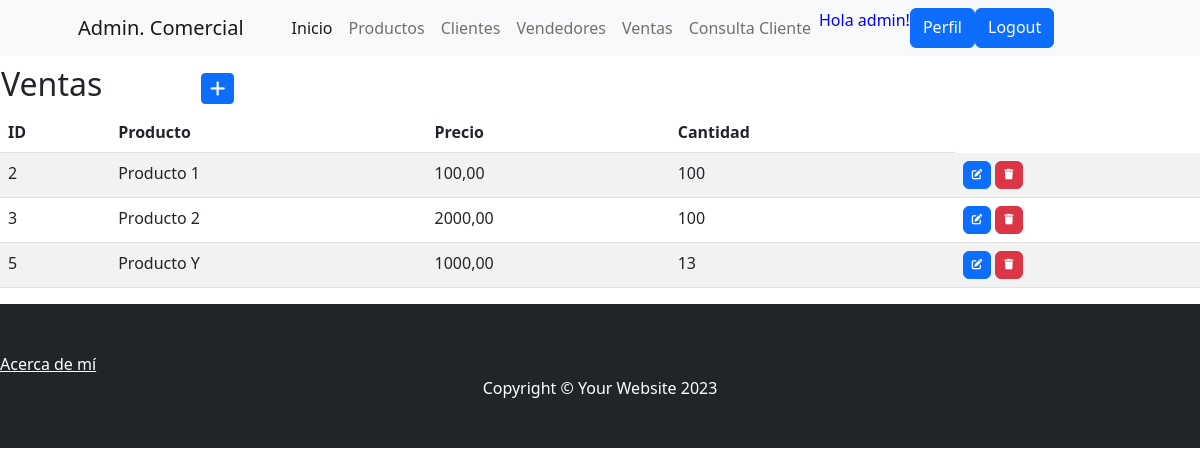
/ventas/ (signed in), run on the app's committed database.
### app_ventas/models.py (models this page shows, shortened)
class Venta(models.Model):
     producto = models.CharField(max_length=100, blank=False)
     precio = models.DecimalField(max_digits=10, decimal_places=2, blank=False)
     cantidad = models.DecimalField(max_digits=10, decimal_places=0, blank=False)

### app_ventas/views.py (the view)
# urls.py: path('ventas/', VentaList.as_view(), name='ventas'),
class VentaList(LoginRequiredMixin, ListView):
    model = Venta

### app_ventas/templates/app_ventas/venta_list.html (shortened to what this page needs)
{% extends 'app_ventas/index.html' %}
{% load static %}
{% block contenido %}
<table>
    <tr>
        <td width="200"><h2>Ventas</h2></td>
        <td>
            <a
            href="{% url 'create_venta' %}"
            class="btn btn-primary btn-sm"
            >
            </a>
        </td>
    </tr>
</table>
    <table class="table table-striped">
        <thead>
            <tr>
                <th>ID</th>
                <th>Producto</th>
                <th>Precio</th>
                <th>Cantidad</th>
            </tr>
        </thead>
        <tbody>
    {% for venta in venta_list  %}
            <tr>
                <td>{{ venta.id }}</td>
                <td>{{ venta.producto }}</td>
                <td>{{ venta.precio }}</td>
                <td>{{ venta.cantidad }}</td>
                <td>
                    <a
                      href="{% url 'update_venta' venta.id %}"
                      class="btn btn-primary"
                      style="--bs-btn-padding-y: .25rem; --bs-btn-padding-x: .5rem; --bs-btn-font-size: .75rem;"
                      >
                    </a>
                    <a
                      href="{% url 'delete_venta' venta.id %}"
                      class="btn btn-danger"
                      style="--bs-btn-padding-y: .25rem; --bs-btn-padding-x: .5rem; --bs-btn-font-size: .75rem;"
                      >
                    </a>
                  </td>
            </tr>
    {% endfor %}
        </tbody>
    </table>
{% endblock contenido %}

### app_ventas/templates/app_ventas/index.html (shortened to what this page needs)
<!DOCTYPE html>
<html lang="en">
    <head>
        {% load static %}
        <link href="{% static 'app_ventas/css/styles.css' %}" rel="stylesheet" />
        <link href="https://cdnjs.cloudflare.com/ajax/libs/SimpleLightbox/2.1.0/simpleLightbox.min.css" rel="stylesheet" />
        <link rel="stylesheet" href="https://cdnjs.cloudflare.com/ajax/libs/font-awesome/6.4.0/css/all.min.css">
    </head>
    <body>
        <nav class="navbar navbar-expand-lg navbar-light bg-light">
            <div class="container px-4 px-lg-5">
                <a class="navbar-brand" href="#!">Admin. Comercial</a>
                <div class="collapse navbar-collapse" id="navbarSupportedContent">
                    <ul class="navbar-nav me-auto mb-2 mb-lg-0 ms-lg-4">
                        <li class="nav-item"><a class="nav-link active" aria-current="page" href="{% url 'home' %}">Inicio</a></li>
                        {% if user.is_authenticated %}
                        <li class="nav-item"><a class="nav-link" href="{% url 'productos' %}">Productos</a></li>
                        <li class="nav-item"><a class="nav-link" href="{% url 'clientes' %}">Clientes</a></li>
                        <li class="nav-item"><a class="nav-link" href="{% url 'vendedores' %}"> Vendedores</a></li>
                        <li class="nav-item"><a class="nav-link" href="{% url 'ventas' %}"> Ventas</a></li>
                        <li class="nav-item"><a class="nav-link" href="{% url 'consultacliente' %}">Consulta Cliente</a></li>
                        <p style="color:blue">Hola {{user.username}}!</p>
                        <a class="btn btn-primary" href="{% url 'editar_perfil' %}">Perfil</a>
                        <a class="btn btn-primary" href="{% url 'logout' %}">Logout</a>
                    {% else %}
                        <a class="btn btn-success" href="{% url 'registro' %}">Sign up</a>
                        <a class="btn btn-primary" href="{% url 'login' %}">Login</a>
                    {% endif %}
                    </ul>
                </div>
            </div>
        </nav>
         {% block contenido %}
        {% endblock contenido %}
        <footer class="py-5 bg-dark">
            <a class="m-0 text-center text-white" href="{% url 'about_me' %}" >Acerca de mí</a>
            <div class="container"><p class="m-0 text-center text-white">Copyright &copy; Your Website 2023</p></div>
        </footer>
    </body>
</html>

### data on the page
Venta: id "2", producto "Producto 1", precio "100,00", cantidad "100"
Venta: id "3", producto "Producto 2", precio "2000,00", cantidad "100"
Venta: id "5", producto "Producto Y", precio "1000,00", cantidad "13"

### other printed values
{{ user.username }} "admin"
